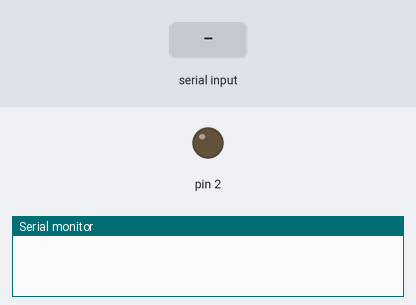
Bench run of a sketch on a simulated Arduino Uno, built with avr-gcc and run on an emulated ATmega328P. Parts: output pins drawn as LEDs (lit = HIGH), the last lines printed to the serial monitor. The test bench sets the inputs (shaded band).

Above: at 1.2 s.
1.3 s: "start\n" received over Serial
At 2.5 s:
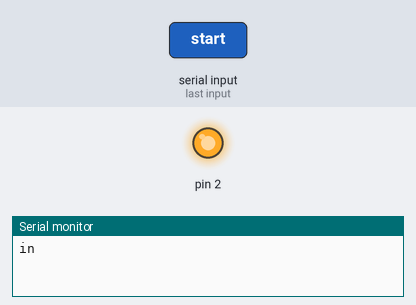
2.8 s: "1\n" received over Serial
At 3.5 s:
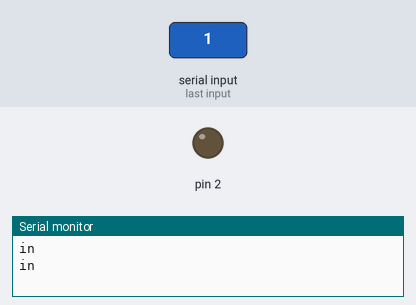
Timing chart, 0 to 5.8 s (numbered marks = the images above; inputs shaded):
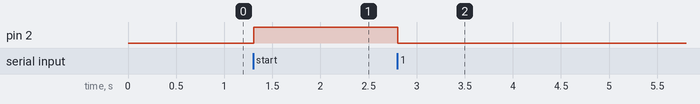

The sketch:

sketch_jul27a.ino
```cpp
void setup() {
  pinMode(2,OUTPUT);
  digitalWrite(2,LOW);
  Serial.begin(9600);

}

void loop() {
  if(Serial.available()){
    String input = Serial.readStringUntil('\n');
    if(input == "start"){
      digitalWrite(2,HIGH);
      Serial.println("in");
    }else{
      digitalWrite(2,LOW);
      Serial.println("in");
    }
  }

}
```

Measured:
- after the input at 1.3 s, pin 2: LOW → HIGH at once
- after the input at 2.8 s, pin 2: HIGH → LOW at once
